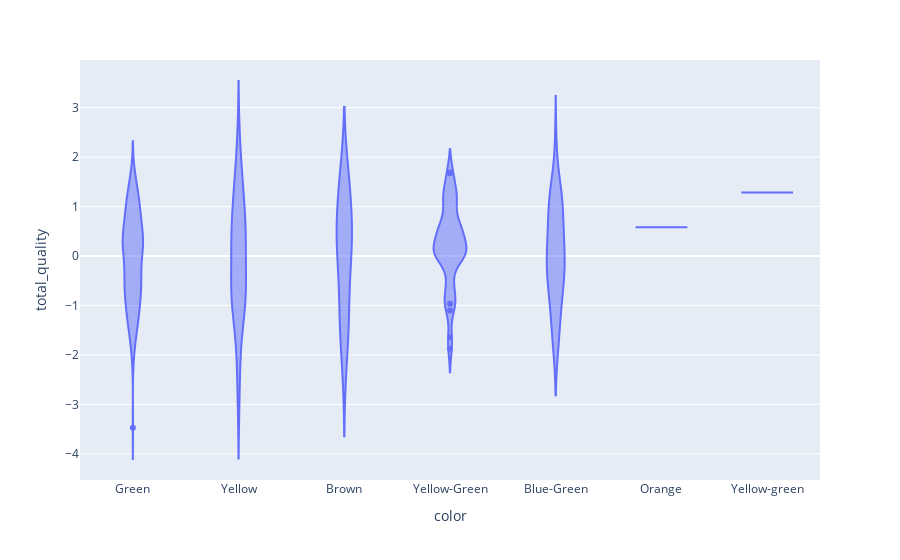

The cell this chart's notebook holds for it:
### Code cell
# Fit linear regression model for color on total_quality
model = smf.ols(formula = 'total_quality~color', data=coffee).fit()
print(model.summary())

px.violin(coffee, x='color', y='total_quality')

### Figure 1 — Plotly figure (JSON) as saved in the notebook; plotly's stock layout.template omitted (floating-point values rounded to 4 significant figures; data arrays with more than 128 entries replaced by an {"elided": "..."} marker saying what was removed)
{"data": [{"alignmentgroup": "True", "box": {"visible": false}, "hovertemplate": "color=%{x}<br>total_quality=%{y}<extra></extra>", "legendgroup": "", "marker": {"color": "#636efa"}, "name": "", "offsetgroup": "", "orientation": "v", "scalegroup": "True", "showlegend": false, "type": "violin", "x": {"elided": "402 str values"}, "x0": " ", "xaxis": "x", "y": {"elided": "402 float values"}, "y0": " ", "yaxis": "y"}], "layout": {"legend": {"tracegroupgap": 0}, "margin": {"t": 60}, "violinmode": "group", "xaxis": {"anchor": "y", "domain": [0, 1], "title": {"text": "color"}}, "yaxis": {"anchor": "x", "domain": [0, 1], "title": {"text": "total_quality"}}}}
